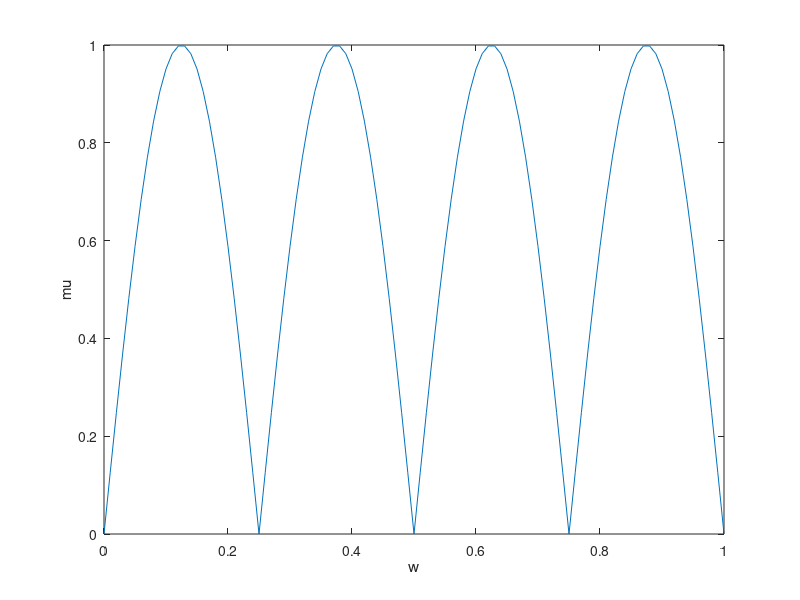

MATLAB code to generate this figure: (Note: this script raises an error after producing the figure.)
clc
clear
close all

w = 0:0.01:1;
mu = abs(sin(4*pi*w));
plot(w,mu);
xlabel('w');
ylabel('mu');

defuzzification_name = {'Center_of_gravity','Smallest_of_Maximum','Middle_of_Maximum','Largest_of_Maximum','Bisector'};

for k = 1:length(defuzzification_name)
    w_star = defuzzification(w,mu,defuzzification_name{k});
    fprintf('%20s:\t%.4f\n',defuzzification_name{k},w_star);
end

